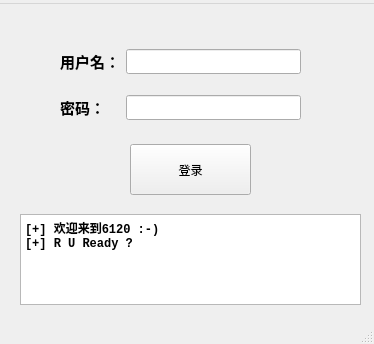
<?xml version="1.0" encoding="UTF-8"?>
<ui version="4.0">
 <class>MainWindow</class>
 <widget class="QMainWindow" name="MainWindow">
  <property name="geometry">
   <rect>
    <x>0</x>
    <y>0</y>
    <width>374</width>
    <height>344</height>
   </rect>
  </property>
  <property name="minimumSize">
   <size>
    <width>374</width>
    <height>344</height>
   </size>
  </property>
  <property name="maximumSize">
   <size>
    <width>374</width>
    <height>344</height>
   </size>
  </property>
  <property name="palette">
   <palette>
    <active>
     <colorrole role="Text">
      <brush brushstyle="SolidPattern">
       <color alpha="255">
        <red>0</red>
        <green>0</green>
        <blue>0</blue>
       </color>
      </brush>
     </colorrole>
     <colorrole role="Base">
      <brush brushstyle="SolidPattern">
       <color alpha="255">
        <red>255</red>
        <green>255</green>
        <blue>255</blue>
       </color>
      </brush>
     </colorrole>
     <colorrole role="PlaceholderText">
      <brush brushstyle="SolidPattern">
       <color alpha="128">
        <red>0</red>
        <green>0</green>
        <blue>0</blue>
       </color>
      </brush>
     </colorrole>
    </active>
    <inactive>
     <colorrole role="Text">
      <brush brushstyle="SolidPattern">
       <color alpha="255">
        <red>0</red>
        <green>0</green>
        <blue>0</blue>
       </color>
      </brush>
     </colorrole>
     <colorrole role="Base">
      <brush brushstyle="SolidPattern">
       <color alpha="255">
        <red>255</red>
        <green>255</green>
        <blue>255</blue>
       </color>
      </brush>
     </colorrole>
     <colorrole role="PlaceholderText">
      <brush brushstyle="SolidPattern">
       <color alpha="128">
        <red>0</red>
        <green>0</green>
        <blue>0</blue>
       </color>
      </brush>
     </colorrole>
    </inactive>
    <disabled>
     <colorrole role="Text">
      <brush brushstyle="SolidPattern">
       <color alpha="255">
        <red>120</red>
        <green>120</green>
        <blue>120</blue>
       </color>
      </brush>
     </colorrole>
     <colorrole role="Base">
      <brush brushstyle="SolidPattern">
       <color alpha="255">
        <red>240</red>
        <green>240</green>
        <blue>240</blue>
       </color>
      </brush>
     </colorrole>
     <colorrole role="PlaceholderText">
      <brush brushstyle="SolidPattern">
       <color alpha="128">
        <red>0</red>
        <green>0</green>
        <blue>0</blue>
       </color>
      </brush>
     </colorrole>
    </disabled>
   </palette>
  </property>
  <property name="windowTitle">
   <string>SPoker Login</string>
  </property>
  <widget class="QWidget" name="centralwidget">
   <widget class="QWidget" name="gridLayoutWidget">
    <property name="geometry">
     <rect>
      <x>60</x>
      <y>30</y>
      <width>241</width>
      <height>101</height>
     </rect>
    </property>
    <layout class="QGridLayout" name="gridLayout">
     <item row="1" column="0">
      <widget class="QLabel" name="label">
       <property name="font">
        <font>
         <family>微软雅黑</family>
         <pointsize>11</pointsize>
         <weight>75</weight>
         <bold>true</bold>
        </font>
       </property>
       <property name="text">
        <string>用户名：</string>
       </property>
      </widget>
     </item>
     <item row="2" column="0">
      <widget class="QLabel" name="label_2">
       <property name="font">
        <font>
         <family>微软雅黑</family>
         <pointsize>11</pointsize>
         <weight>75</weight>
         <bold>true</bold>
        </font>
       </property>
       <property name="text">
        <string>密码：</string>
       </property>
      </widget>
     </item>
     <item row="1" column="1">
      <widget class="QLineEdit" name="lineEdit">
       <property name="font">
        <font>
         <family>微软雅黑</family>
        </font>
       </property>
       <property name="text">
        <string/>
       </property>
       <property name="maxLength">
        <number>32</number>
       </property>
      </widget>
     </item>
     <item row="2" column="1">
      <widget class="QLineEdit" name="lineEdit_2">
       <property name="font">
        <font>
         <family>微软雅黑</family>
         <pointsize>9</pointsize>
         <weight>75</weight>
         <bold>true</bold>
        </font>
       </property>
       <property name="maxLength">
        <number>32</number>
       </property>
      </widget>
     </item>
    </layout>
   </widget>
   <widget class="QPushButton" name="pushButton">
    <property name="geometry">
     <rect>
      <x>130</x>
      <y>140</y>
      <width>121</width>
      <height>51</height>
     </rect>
    </property>
    <property name="text">
     <string>登录</string>
    </property>
   </widget>
   <widget class="QTextEdit" name="textEdit">
    <property name="geometry">
     <rect>
      <x>20</x>
      <y>210</y>
      <width>341</width>
      <height>91</height>
     </rect>
    </property>
    <property name="palette">
     <palette>
      <active>
       <colorrole role="Base">
        <brush brushstyle="SolidPattern">
         <color alpha="255">
          <red>255</red>
          <green>255</green>
          <blue>255</blue>
         </color>
        </brush>
       </colorrole>
      </active>
      <inactive>
       <colorrole role="Base">
        <brush brushstyle="SolidPattern">
         <color alpha="255">
          <red>255</red>
          <green>255</green>
          <blue>255</blue>
         </color>
        </brush>
       </colorrole>
      </inactive>
      <disabled>
       <colorrole role="Base">
        <brush brushstyle="SolidPattern">
         <color alpha="255">
          <red>240</red>
          <green>240</green>
          <blue>240</blue>
         </color>
        </brush>
       </colorrole>
      </disabled>
     </palette>
    </property>
    <property name="font">
     <font>
      <family>Consolas</family>
      <weight>75</weight>
      <bold>true</bold>
     </font>
    </property>
    <property name="readOnly">
     <bool>true</bool>
    </property>
    <property name="html">
     <string>&lt;!DOCTYPE HTML PUBLIC &quot;-//W3C//DTD HTML 4.0//EN&quot; &quot;http://www.w3.org/TR/REC-html40/strict.dtd&quot;&gt;
&lt;html&gt;&lt;head&gt;&lt;meta name=&quot;qrichtext&quot; content=&quot;1&quot; /&gt;&lt;style type=&quot;text/css&quot;&gt;
p, li { white-space: pre-wrap; }
&lt;/style&gt;&lt;/head&gt;&lt;body style=&quot; font-family:'Consolas'; font-size:9pt; font-weight:600; font-style:normal;&quot;&gt;
&lt;p style=&quot; margin-top:0px; margin-bottom:0px; margin-left:0px; margin-right:0px; -qt-block-indent:0; text-indent:0px;&quot;&gt;[+] 欢迎来到6120 :-)&lt;/p&gt;
&lt;p style=&quot; margin-top:0px; margin-bottom:0px; margin-left:0px; margin-right:0px; -qt-block-indent:0; text-indent:0px;&quot;&gt;[+] R U Ready ?&lt;/p&gt;&lt;/body&gt;&lt;/html&gt;</string>
    </property>
   </widget>
  </widget>
  <widget class="QMenuBar" name="menubar">
   <property name="geometry">
    <rect>
     <x>0</x>
     <y>0</y>
     <width>374</width>
     <height>22</height>
    </rect>
   </property>
   <widget class="QMenu" name="menu6120">
    <property name="title">
     <string/>
    </property>
   </widget>
   <addaction name="menu6120"/>
  </widget>
  <widget class="QStatusBar" name="statusbar"/>
 </widget>
 <resources/>
 <connections/>
</ui>
